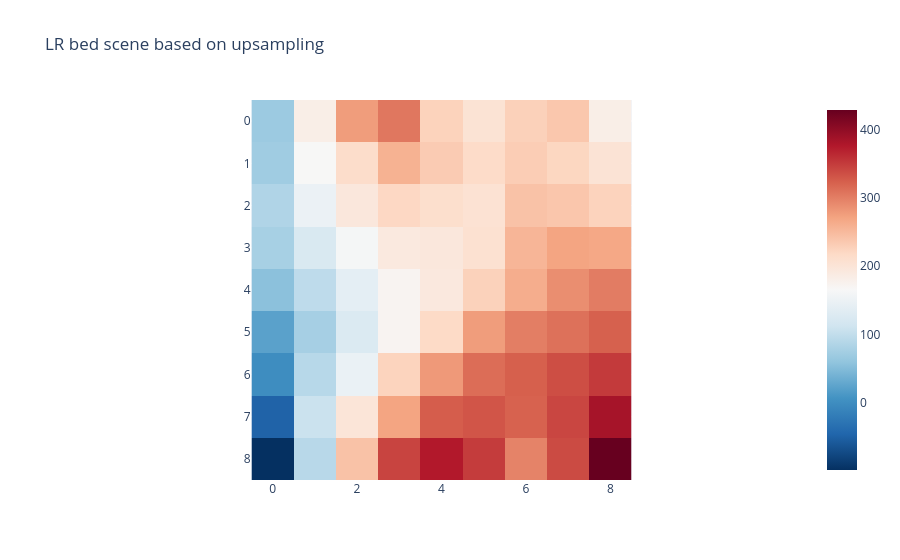

Here is the notebook cell this chart was saved with:
### Code cell
fig = px.imshow(lr_scene_bed_tensor.squeeze(), 
                color_continuous_scale = 'RdBu_r',
                origin = "upper", 
                title = "LR bed scene based on upsampling")
fig.show()

### Figure 1 — Plotly figure (JSON) as saved in the notebook; plotly's stock layout.template omitted (floating-point values rounded to 4 significant figures)
{"data": [{"coloraxis": "coloraxis", "hovertemplate": "x: %{x}<br>y: %{y}<br>color: %{z}<extra></extra>", "name": "0", "type": "heatmap", "xaxis": "x", "yaxis": "y", "z": [[67.52, 182.7, 276.7, 305.7, 225.7, 203.4, 227.6, 237.5, 181.9], [70.72, 165.6, 213.2, 258.1, 232.9, 215.7, 231.4, 222.0, 201.7], [84.81, 148.5, 194.2, 220.2, 210.8, 204.9, 242.1, 238.1, 225.2], [77.23, 122.6, 160.9, 191.7, 194.7, 207.0, 254.5, 270.2, 267.3], [55.63, 96.18, 138.8, 171.6, 192.6, 226.6, 262.3, 288.3, 301.7], [21.91, 76.52, 126.7, 171.8, 217.4, 276.8, 300.5, 310.1, 322.4], [-0.4713, 90.47, 146.3, 224.8, 279.8, 312.9, 323.5, 336.5, 350.8], [-48.86, 106.9, 199.5, 270.6, 325.3, 330.9, 321.5, 342.2, 384.1], [-98.84, 91.51, 242.2, 343.4, 376.2, 349.7, 296.6, 338.8, 428.7]]}], "layout": {"coloraxis": {"colorscale": [[0, "rgb(5,48,97)"], [0.1, "rgb(33,102,172)"], [0.2, "rgb(67,147,195)"], [0.3, "rgb(146,197,222)"], [0.4, "rgb(209,229,240)"], [0.5, "rgb(247,247,247)"], [0.6, "rgb(253,219,199)"], [0.7, "rgb(244,165,130)"], [0.8, "rgb(214,96,77)"], [0.9, "rgb(178,24,43)"], [1, "rgb(103,0,31)"]]}, "title": {"text": "LR bed scene based on upsampling"}, "xaxis": {"anchor": "y", "constrain": "domain", "domain": [0, 1], "scaleanchor": "y"}, "yaxis": {"anchor": "x", "autorange": "reversed", "constrain": "domain", "domain": [0, 1]}}}
